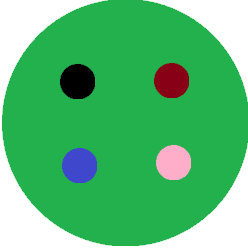
#> input picture Display/files/imagem.png, 248 x 251 px, found by its file name
$ python image_to_c.py --input files/imagem.png --out include/image_matrix.h --cols 48 --rows 24
#> lines starting #> are read from the running program, lines starting #| are printed output that depends on the picture
#!/usr/bin/env python3
"""
Convert an image to a C header with RGB data arranged as [cols][rows][3].

Usage:
  python files/image_to_c.py --input files/imagem.png --out include/image_matrix.h --cols 48 --rows 24

Requires: Pillow
  pip install pillow
"""
import sys
from PIL import Image
import argparse

def main():
    p = argparse.ArgumentParser()
    p.add_argument('--input', required=True)
    p.add_argument('--out', required=True)
    p.add_argument('--cols', type=int, required=True)
    p.add_argument('--rows', type=int, required=True)
    args = p.parse_args()

    # Load as RGBA so we can composite transparent pixels over a background
    img = Image.open(args.input).convert('RGBA')
#> img is the input picture: PIL image 248x251 RGBA; mean R, G, B, A 89.5, 187.5, 118.8, 255
    img = img.resize((args.cols, args.rows), Image.LANCZOS)
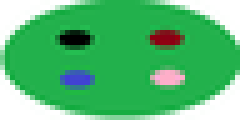
#> img: PIL image 48x24 RGBA (shown 5 times larger); mean R, G, B, A 88.4, 187.3, 118, 255

    # parse background color
    bg_r, bg_g, bg_b = 0, 0, 0
    if hasattr(args, 'bg') and args.bg:
        parts = args.bg.split(',')
        if len(parts) == 3:
            bg_r, bg_g, bg_b = [int(p) for p in parts]

    # composite alpha onto background and collect RGB tuples
    pixels = []
    for px in list(img.getdata()):
        r, g, b, a = px
        if a == 255:
            pixels.append((r, g, b))
        elif a == 0:
            pixels.append((bg_r, bg_g, bg_b))
        else:
            # alpha composite: out = src*a + bg*(1-a)
            oa = a / 255.0
            nr = int(r * oa + bg_r * (1 - oa))
            ng = int(g * oa + bg_g * (1 - oa))
            nb = int(b * oa + bg_b * (1 - oa))
            pixels.append((nr, ng, nb))
#> this loop made 1152 passes
#> (px, r, g, b) on passes 1 to 3: ((255, 255, 255, 255), 255, 255, 255), ((255, 255, 255, 255), 255, 255, 255), ((255, 255, 255, 255), 255, 255, 255)
#> after the loop, pixels = 1152 items, first 6: (255, 255, 255), (255, 255, 255), (255, 255, 255), (255, 255, 255), (255, 255, 255), (255, 255, 255)

    # column-major layout: [col][row]
    header_lines = []
    header_lines.append('#ifndef IMAGE_MATRIX_H')
    header_lines.append('#define IMAGE_MATRIX_H')
    header_lines.append('#define IMAGE_MATRIX_DEFINED 1')
    header_lines.append(f'static const uint8_t image_data[{args.cols}][{args.rows}][3] = {{')

    for x in range(args.cols):
        header_lines.append('  {')
        for y in range(args.rows):
            r,g,b = pixels[y * args.cols + x]
            header_lines.append(f'    {{{r},{g},{b}}},')
        header_lines.append('  },')
#> after the loop, header_lines = 1252 items
    header_lines.append('};')
    header_lines.append('#endif // IMAGE_MATRIX_H')

    with open(args.out, 'w') as f:
        f.write('\n'.join(header_lines))

    print('Wrote', args.out)

if __name__ == '__main__':
    main()
